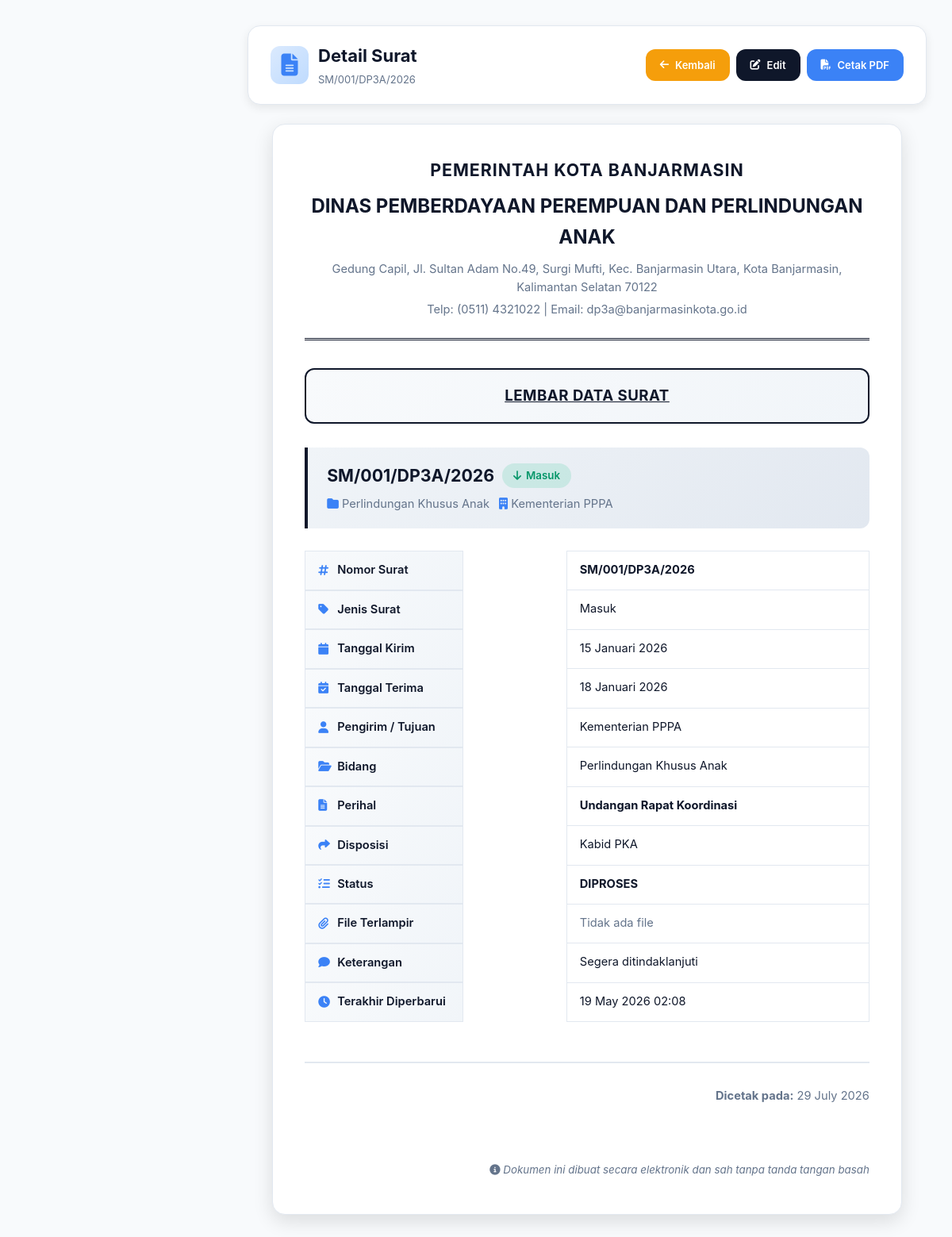
Before: /view.php?id=1 with the older database file.
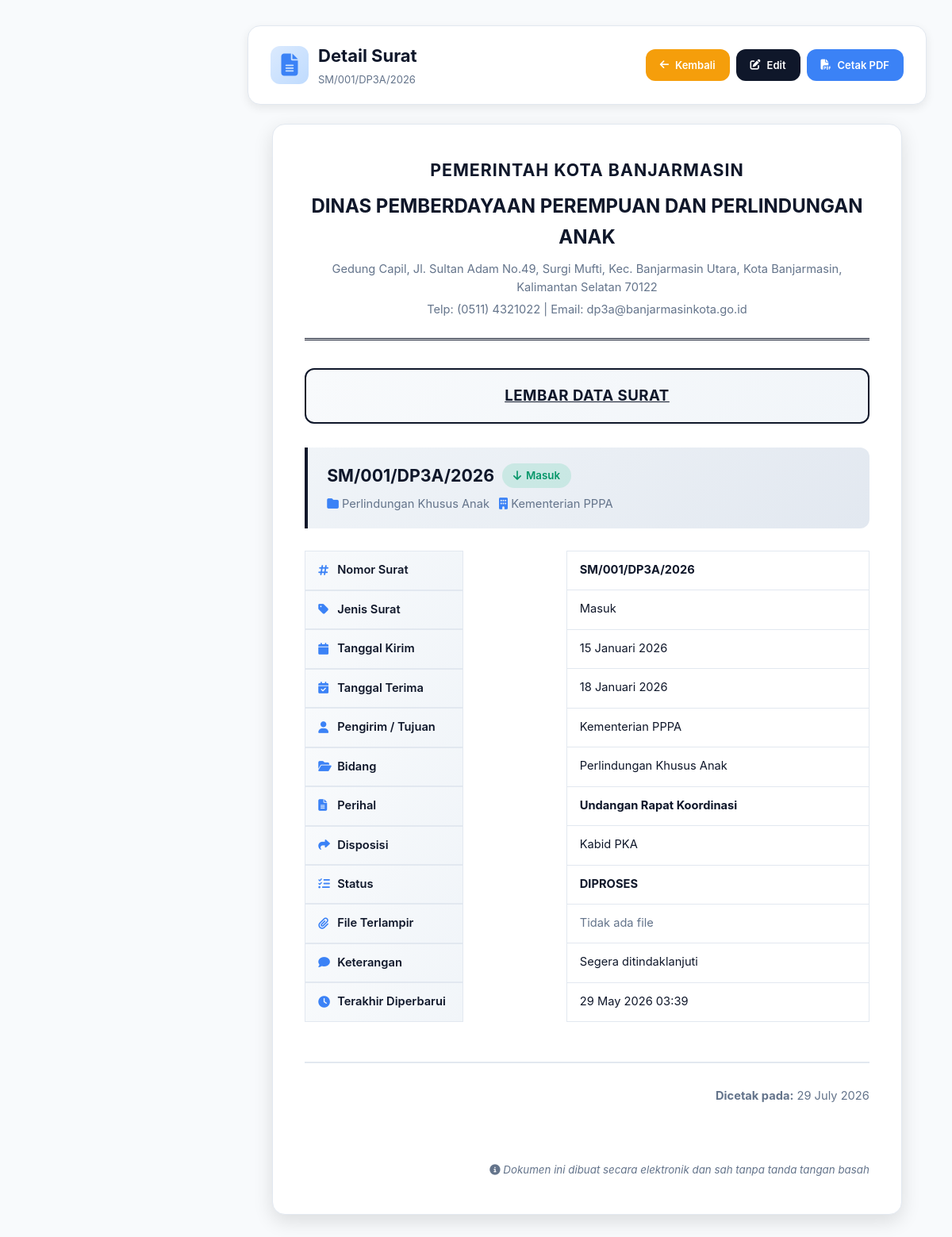
After: the same page with the newer database file.
### tables this page shows
CREATE TABLE surat (
  id INT(11) NOT NULL AUTO_INCREMENT,
  no_surat VARCHAR(50) NOT NULL,
  jenis_surat ENUM('masuk','keluar') NOT NULL,
  bidang VARCHAR(100) NOT NULL,
  pengirim VARCHAR(100) NOT NULL,
  tanggal_kirim DATE NOT NULL,
  tanggal_terima DATE NOT NULL,
  perihal TEXT NOT NULL,
  disposisi TEXT DEFAULT NULL,
  status ENUM('diterima','diproses','selesai','ditolak') DEFAULT 'diterima',
  keterangan TEXT DEFAULT NULL,
  file_surat VARCHAR(255) DEFAULT NULL,
  created_at TIMESTAMP NOT NULL DEFAULT CURRENT_TIMESTAMP(),
  updated_at TIMESTAMP NOT NULL DEFAULT CURRENT_TIMESTAMP() ON UPDATE CURRENT_TIMESTAMP(),
  PRIMARY KEY (id),
  UNIQUE KEY no_surat (no_surat)
);

### view.php (the view, shortened to what the changed rows need)
<?php
require_once 'config.php';
$id = isset($_GET['id']) ? (int)$_GET['id'] : 0;
$result = $conn->query("SELECT * FROM surat WHERE id = $id");
$surat = $result->fetch_assoc();
$kop = [
    'pemda' => 'PEMERINTAH KOTA BANJARMASIN',
    'dinas' => 'DINAS PEMBERDAYAAN PEREMPUAN DAN PERLINDUNGAN ANAK',
    'alamat' => 'Gedung Capil, Jl. Sultan Adam No.49, Surgi Mufti, Kec. Banjarmasin Utara, Kota Banjarmasin, Kalimantan Selatan 70122',
    'telp' => '(0511) 4321022',
    'email' => 'dp3a@banjarmasinkota.go.id'
];
$bulan_id = ['Januari','Februari','Maret','April','Mei','Juni','Juli','Agustus','September','Oktober','November','Desember'];
$tgl_kirim = date('d', strtotime($surat['tanggal_kirim'])) . ' ' . $bulan_id[date('m', strtotime($surat['tanggal_kirim'])) - 1] . ' ' . date('Y', strtotime($surat['tanggal_kirim']));
$tgl_terima = date('d', strtotime($surat['tanggal_terima'])) . ' ' . $bulan_id[date('m', strtotime($surat['tanggal_terima'])) - 1] . ' ' . date('Y', strtotime($surat['tanggal_terima']));
?>
<!DOCTYPE html>
<html lang="id">
<head>
    <link rel="stylesheet" href="https://cdnjs.cloudflare.com/ajax/libs/font-awesome/6.5.0/css/all.min.css">
</head>
<body>
    <div class="main-content">
        <div class="page-header">
            <div class="page-title">
                <div>
                    <h1>Detail Surat</h1>
                    <p><?= htmlspecialchars($surat['no_surat']) ?></p>
                </div>
            </div>
        </div>
        <div class="document-wrapper">
            <div class="kop-surat">
                <h2><?= htmlspecialchars($kop['pemda']) ?></h2>
                <h1><?= htmlspecialchars($kop['dinas']) ?></h1>
            </div>
            <div class="info-header">
                <h2>
                    <?= htmlspecialchars($surat['no_surat']) ?>
                    <span class="badge badge-<?= $surat['jenis_surat'] ?>">
                        <i class="fas fa-<?= $surat['jenis_surat']=='masuk'?'arrow-down':'arrow-up' ?>"></i>
                        <?= ucfirst($surat['jenis_surat']) ?>
                    </span>
                </h2>
                <div class="meta">
                    <span><i class="fas fa-folder"></i> <?= htmlspecialchars($surat['bidang']) ?></span>
                    <span><i class="fas fa-building"></i> <?= htmlspecialchars($surat['pengirim']) ?></span>
                </div>
            </div>
            <table class="detail-table">
                <tr><td class="label"><i class="fas fa-hashtag"></i> Nomor Surat</td><td class="value"><strong><?= htmlspecialchars($surat['no_surat']) ?></strong></td></tr>
                <tr><td class="label"><i class="fas fa-tag"></i> Jenis Surat</td><td class="value"><?= ucfirst($surat['jenis_surat']) ?></td></tr>
                <tr><td class="label"><i class="fas fa-calendar"></i> Tanggal Kirim</td><td class="value"><?= $tgl_kirim ?></td></tr>
                <tr><td class="label"><i class="fas fa-calendar-check"></i> Tanggal Terima</td><td class="value"><?= $tgl_terima ?></td></tr>
                <tr><td class="label"><i class="fas fa-user"></i> Pengirim / Tujuan</td><td class="value"><?= htmlspecialchars($surat['pengirim']) ?></td></tr>
                <tr><td class="label"><i class="fas fa-folder-open"></i> Bidang</td><td class="value"><?= htmlspecialchars($surat['bidang']) ?></td></tr>
                <tr><td class="label"><i class="fas fa-file-alt"></i> Perihal</td><td class="value"><strong><?= htmlspecialchars($surat['perihal']) ?></strong></td></tr>
                <tr><td class="label"><i class="fas fa-share"></i> Disposisi</td><td class="value"><?= htmlspecialchars($surat['disposisi']) ?: '-' ?></td></tr>
                <tr><td class="label"><i class="fas fa-tasks"></i> Status</td><td class="value"><strong><?= strtoupper($surat['status']) ?></strong></td></tr>
                <tr><td class="label"><i class="fas fa-comment"></i> Keterangan</td><td class="value"><?= htmlspecialchars($surat['keterangan']) ?: '-' ?></td></tr>
                <tr><td class="label"><i class="fas fa-clock"></i> Terakhir Diperbarui</td><td class="value"><?= date('d F Y H:i', strtotime($surat['updated_at'])) ?></td></tr>
            </table>
        </div>
    </div>
</body>
</html>

Changed rows visible on the page:
changed surat "Perlindungan Khusus Anak": updated_at "19 May 2026 02:08" → "29 May 2026 03:39"
